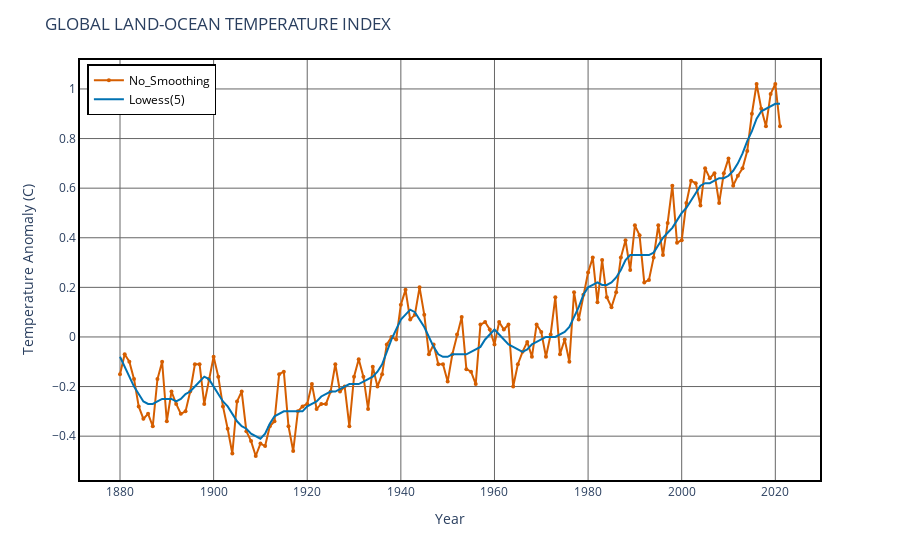

Source (notebook cell):
### Code cell
# palette: http://www.cookbook-r.com/Graphs/Colors_(ggplot2)/#a-colorblind-friendly-palette
fig = px.line(data,x='Year', y=['No_Smoothing'], markers=True, color_discrete_sequence=['#D55E00'])
fig.add_trace(px.line(data,x='Year', y=['Lowess(5)'], color_discrete_sequence=['#0072B2']).data[0])
fig.update_layout(title='GLOBAL LAND-OCEAN TEMPERATURE INDEX', plot_bgcolor='rgb(255,255,255)',
	legend=dict(
	yanchor="top",
	y=0.99,
	xanchor="left",
	x=0.01,
	bordercolor='black',
	borderwidth=1.5), legend_title_text='', legend_font=dict(color='black'))
fig.update_traces(marker=dict(size=4))

color_grid = 'rgb(102,102,102)'
fig.update_yaxes(title='Temperature Anomaly (C)',showline=True, linewidth=2, linecolor='black', mirror=True,showgrid=True, gridwidth=1, gridcolor=color_grid, zeroline=True, zerolinewidth=1, zerolinecolor=color_grid)
fig.update_xaxes(title='Year',showline=True, linewidth=2, linecolor='black', mirror=True,showgrid=True, gridwidth=1, gridcolor=color_grid, zeroline=True, zerolinewidth=1, zerolinecolor=color_grid)
fig.show()

### Figure 1 — Plotly figure (JSON) as saved in the notebook; plotly's stock layout.template omitted (floating-point values rounded to 4 significant figures; data arrays with more than 128 entries replaced by an {"elided": "..."} marker saying what was removed)
{"data": [{"hovertemplate": "variable=No_Smoothing<br>Year=%{x}<br>value=%{y}<extra></extra>", "legendgroup": "No_Smoothing", "line": {"color": "#D55E00", "dash": "solid"}, "marker": {"size": 4, "symbol": "circle"}, "mode": "lines+markers", "name": "No_Smoothing", "orientation": "v", "showlegend": true, "type": "scatter", "x": {"elided": "142 int values"}, "xaxis": "x", "y": {"elided": "142 float values"}, "yaxis": "y"}, {"hovertemplate": "variable=Lowess(5)<br>Year=%{x}<br>value=%{y}<extra></extra>", "legendgroup": "Lowess(5)", "line": {"color": "#0072B2", "dash": "solid"}, "marker": {"size": 4, "symbol": "circle"}, "mode": "lines", "name": "Lowess(5)", "orientation": "v", "showlegend": true, "type": "scatter", "x": {"elided": "142 int values"}, "xaxis": "x", "y": {"elided": "142 float values"}, "yaxis": "y"}], "layout": {"legend": {"bordercolor": "black", "borderwidth": 1.5, "font": {"color": "black"}, "title": {"text": ""}, "tracegroupgap": 0, "x": 0.01, "xanchor": "left", "y": 0.99, "yanchor": "top"}, "margin": {"t": 60}, "plot_bgcolor": "rgb(255,255,255)", "title": {"text": "GLOBAL LAND-OCEAN TEMPERATURE INDEX"}, "xaxis": {"anchor": "y", "domain": [0, 1], "gridcolor": "rgb(102,102,102)", "gridwidth": 1, "linecolor": "black", "linewidth": 2, "mirror": true, "showgrid": true, "showline": true, "title": {"text": "Year"}, "zeroline": true, "zerolinecolor": "rgb(102,102,102)", "zerolinewidth": 1}, "yaxis": {"anchor": "x", "domain": [0, 1], "gridcolor": "rgb(102,102,102)", "gridwidth": 1, "linecolor": "black", "linewidth": 2, "mirror": true, "showgrid": true, "showline": true, "title": {"text": "Temperature Anomaly (C)"}, "zeroline": true, "zerolinecolor": "rgb(102,102,102)", "zerolinewidth": 1}}}
